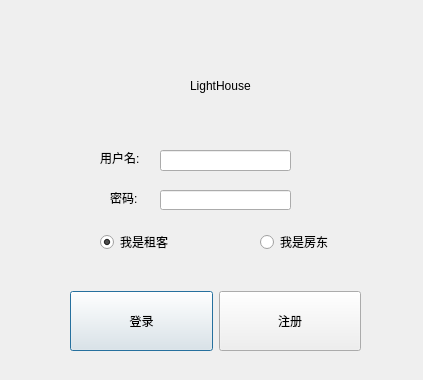
<?xml version="1.0" encoding="UTF-8"?>
<ui version="4.0">
 <class>LoginDialog</class>
 <widget class="QDialog" name="LoginDialog">
  <property name="geometry">
   <rect>
    <x>0</x>
    <y>0</y>
    <width>423</width>
    <height>380</height>
   </rect>
  </property>
  <property name="windowTitle">
   <string>登录</string>
  </property>
  <property name="styleSheet">
   <string notr="true">background-color{color:white};</string>
  </property>
  <widget class="QLineEdit" name="username_lineEdit">
   <property name="geometry">
    <rect>
     <x>160</x>
     <y>150</y>
     <width>131</width>
     <height>21</height>
    </rect>
   </property>
  </widget>
  <widget class="QLineEdit" name="password_lineEdit">
   <property name="geometry">
    <rect>
     <x>160</x>
     <y>190</y>
     <width>131</width>
     <height>20</height>
    </rect>
   </property>
  </widget>
  <widget class="QLabel" name="label_2">
   <property name="geometry">
    <rect>
     <x>190</x>
     <y>40</y>
     <width>231</width>
     <height>91</height>
    </rect>
   </property>
   <property name="styleSheet">
    <string notr="true">font: 25pt &quot;CountryBlueprint&quot;;</string>
   </property>
   <property name="text">
    <string>LightHouse</string>
   </property>
  </widget>
  <widget class="QLabel" name="label_3">
   <property name="geometry">
    <rect>
     <x>100</x>
     <y>150</y>
     <width>61</width>
     <height>16</height>
    </rect>
   </property>
   <property name="styleSheet">
    <string notr="true">font: 9pt &quot;Microsoft YaHei UI&quot;;</string>
   </property>
   <property name="text">
    <string>用户名:</string>
   </property>
  </widget>
  <widget class="QLabel" name="label_4">
   <property name="geometry">
    <rect>
     <x>110</x>
     <y>190</y>
     <width>41</width>
     <height>16</height>
    </rect>
   </property>
   <property name="styleSheet">
    <string notr="true">font: 9pt &quot;Microsoft YaHei UI&quot;;</string>
   </property>
   <property name="text">
    <string>密码:</string>
   </property>
  </widget>
  <widget class="QWidget" name="horizontalLayoutWidget">
   <property name="geometry">
    <rect>
     <x>70</x>
     <y>280</y>
     <width>291</width>
     <height>82</height>
    </rect>
   </property>
   <layout class="QHBoxLayout" name="horizontalLayout">
    <item>
     <widget class="QPushButton" name="pushButton">
      <property name="minimumSize">
       <size>
        <width>0</width>
        <height>60</height>
       </size>
      </property>
      <property name="maximumSize">
       <size>
        <width>16777215</width>
        <height>60</height>
       </size>
      </property>
      <property name="styleSheet">
       <string notr="true">font: 25 12pt &quot;Microsoft YaHei&quot;;</string>
      </property>
      <property name="text">
       <string>登录</string>
      </property>
     </widget>
    </item>
    <item>
     <widget class="QPushButton" name="pushButton_2">
      <property name="minimumSize">
       <size>
        <width>0</width>
        <height>60</height>
       </size>
      </property>
      <property name="maximumSize">
       <size>
        <width>16777215</width>
        <height>60</height>
       </size>
      </property>
      <property name="styleSheet">
       <string notr="true">font: 25 12pt &quot;Microsoft YaHei&quot;;</string>
      </property>
      <property name="text">
       <string>注册</string>
      </property>
     </widget>
    </item>
   </layout>
  </widget>
  <widget class="QLabel" name="label_5">
   <property name="geometry">
    <rect>
     <x>0</x>
     <y>10</y>
     <width>181</width>
     <height>161</height>
    </rect>
   </property>
   <property name="styleSheet">
    <string notr="true">image: url(:/images/其他，zjark登录背景.png);</string>
   </property>
   <property name="text">
    <string/>
   </property>
  </widget>
  <widget class="QLabel" name="label">
   <property name="geometry">
    <rect>
     <x>20</x>
     <y>230</y>
     <width>121</width>
     <height>21</height>
    </rect>
   </property>
   <property name="styleSheet">
    <string notr="true">image: url(:/200用户_用户.png);</string>
   </property>
   <property name="text">
    <string/>
   </property>
  </widget>
  <widget class="QLabel" name="label_6">
   <property name="geometry">
    <rect>
     <x>200</x>
     <y>230</y>
     <width>71</width>
     <height>31</height>
    </rect>
   </property>
   <property name="styleSheet">
    <string notr="true">image: url(:/业主.png);</string>
   </property>
   <property name="text">
    <string/>
   </property>
  </widget>
  <widget class="QRadioButton" name="radioButton_2">
   <property name="geometry">
    <rect>
     <x>260</x>
     <y>230</y>
     <width>126</width>
     <height>24</height>
    </rect>
   </property>
   <property name="styleSheet">
    <string notr="true">font: 25 9pt &quot;Microsoft YaHei&quot;;</string>
   </property>
   <property name="text">
    <string>我是房东</string>
   </property>
   <attribute name="buttonGroup">
    <string notr="true">buttonGroup</string>
   </attribute>
  </widget>
  <widget class="QRadioButton" name="radioButton_1">
   <property name="geometry">
    <rect>
     <x>100</x>
     <y>230</y>
     <width>101</width>
     <height>24</height>
    </rect>
   </property>
   <property name="styleSheet">
    <string notr="true">font: 25 9pt &quot;Microsoft YaHei&quot;;</string>
   </property>
   <property name="text">
    <string>我是租客</string>
   </property>
   <property name="checked">
    <bool>true</bool>
   </property>
   <attribute name="buttonGroup">
    <string notr="true">buttonGroup</string>
   </attribute>
  </widget>
 </widget>
 <resources/>
 <connections/>
 <buttongroups>
  <buttongroup name="buttonGroup"/>
 </buttongroups>
</ui>
